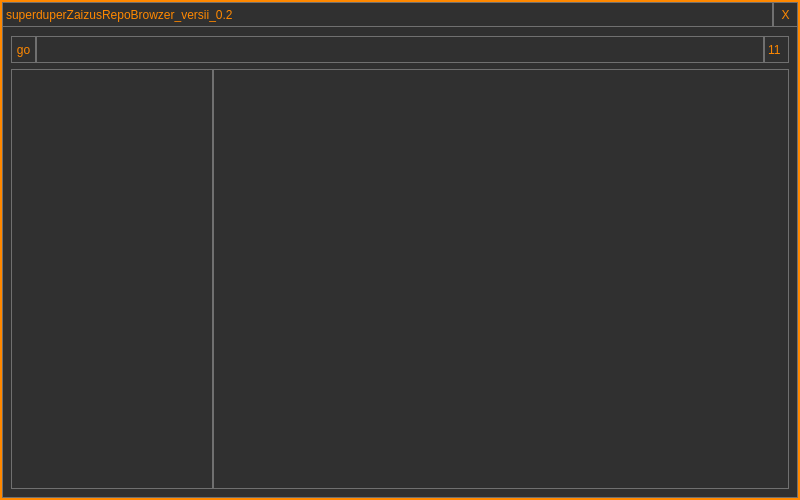
<?xml version="1.0" encoding="UTF-8"?>
<ui version="4.0">
 <class>MainForm</class>
 <widget class="QWidget" name="MainForm">
  <property name="geometry">
   <rect>
    <x>0</x>
    <y>0</y>
    <width>800</width>
    <height>500</height>
   </rect>
  </property>
  <property name="windowTitle">
   <string>Form</string>
  </property>
  <property name="styleSheet">
   <string notr="true">*
{
color: #FF8800 ;
background: #303030;
/*border: 1px solid #707070;*/
font: bold 12 &quot;Lucida Console&quot;
}

QWidget #Frame
{
/*border: 3px solid#707070;*/
border: 3px solid #FF8800;
background: #303030;

}

/*----------Content-----------*/

#ContentFileWidget
{
/*border: 1px solid red;*/
border: 1px solid #707070;
}

#InnerWidget
{
border: 1px solid #707070;
border-top: 0;

}

#ContentTreeWidget
{
border: 1px solid #707070;
max-width: 200;
}

/*----------Title---------------*/

#TitleWidget  
{
max-height: 25;
}
#TitleWidget  *
{
border: 1px solid #707070;
}

#NavigationWidget   
{
border: 1px solid #707070;
max-height: 25;
}

#NavigationWidget   *
{
border: 1px solid #707070;
max-height: 25;
}

#NavigationWidget  QTextEdit:focus
{
border: 1px solid #FF8800;
}

#TitleWidget QPushButton:hover,
#NavigationWidget  QPushButton:hover
{
border: 1px solid #FF8800;
}

#TitleWidget  QPushButton:pressed, 
#NavigationWidget  QPushButton:pressed
{
border: 1px solid #FFff55;
}
/*#TitleWidget QPushButton:checked
{
border: 1px solid #70ff70;
}*/

</string>
  </property>
  <layout class="QVBoxLayout" name="verticalLayout_2">
   <property name="spacing">
    <number>0</number>
   </property>
   <property name="leftMargin">
    <number>0</number>
   </property>
   <property name="topMargin">
    <number>0</number>
   </property>
   <property name="rightMargin">
    <number>0</number>
   </property>
   <property name="bottomMargin">
    <number>0</number>
   </property>
   <item>
    <widget class="QWidget" name="Frame" native="true">
     <property name="accessibleName">
      <string/>
     </property>
     <property name="accessibleDescription">
      <string/>
     </property>
     <property name="autoFillBackground">
      <bool>false</bool>
     </property>
     <property name="inputMethodHints">
      <set>Qt::ImhUrlCharactersOnly</set>
     </property>
     <layout class="QVBoxLayout" name="verticalLayout">
      <property name="spacing">
       <number>0</number>
      </property>
      <property name="leftMargin">
       <number>2</number>
      </property>
      <property name="topMargin">
       <number>2</number>
      </property>
      <property name="rightMargin">
       <number>2</number>
      </property>
      <property name="bottomMargin">
       <number>2</number>
      </property>
      <item>
       <widget class="QWidget" name="TitleWidget" native="true">
        <property name="maximumSize">
         <size>
          <width>16777215</width>
          <height>25</height>
         </size>
        </property>
        <layout class="QHBoxLayout" name="horizontalLayout_4">
         <property name="spacing">
          <number>0</number>
         </property>
         <property name="leftMargin">
          <number>0</number>
         </property>
         <property name="topMargin">
          <number>0</number>
         </property>
         <property name="rightMargin">
          <number>0</number>
         </property>
         <property name="bottomMargin">
          <number>0</number>
         </property>
         <item>
          <widget class="QLabel" name="TitleLabel">
           <property name="maximumSize">
            <size>
             <width>16777215</width>
             <height>25</height>
            </size>
           </property>
           <property name="font">
            <font>
             <weight>1</weight>
             <italic>false</italic>
             <bold>false</bold>
            </font>
           </property>
           <property name="text">
            <string>superduperZaizusRepoBrowzer_versii_0.2</string>
           </property>
          </widget>
         </item>
         <item>
          <widget class="QPushButton" name="TitleExitButton">
           <property name="minimumSize">
            <size>
             <width>25</width>
             <height>25</height>
            </size>
           </property>
           <property name="maximumSize">
            <size>
             <width>25</width>
             <height>16777215</height>
            </size>
           </property>
           <property name="text">
            <string>X</string>
           </property>
          </widget>
         </item>
        </layout>
       </widget>
      </item>
      <item>
       <widget class="QWidget" name="InnerWidget" native="true">
        <property name="accessibleName">
         <string/>
        </property>
        <property name="accessibleDescription">
         <string/>
        </property>
        <property name="autoFillBackground">
         <bool>false</bool>
        </property>
        <property name="inputMethodHints">
         <set>Qt::ImhUrlCharactersOnly</set>
        </property>
        <layout class="QVBoxLayout" name="verticalLayout_3">
         <item>
          <widget class="QWidget" name="NavigationWidget" native="true">
           <property name="maximumSize">
            <size>
             <width>16777215</width>
             <height>27</height>
            </size>
           </property>
           <layout class="QHBoxLayout" name="horizontalLayout_2">
            <property name="spacing">
             <number>0</number>
            </property>
            <property name="leftMargin">
             <number>0</number>
            </property>
            <property name="topMargin">
             <number>0</number>
            </property>
            <property name="rightMargin">
             <number>0</number>
            </property>
            <property name="bottomMargin">
             <number>0</number>
            </property>
            <item>
             <widget class="QPushButton" name="NavigationPushButton">
              <property name="minimumSize">
               <size>
                <width>25</width>
                <height>25</height>
               </size>
              </property>
              <property name="maximumSize">
               <size>
                <width>25</width>
                <height>27</height>
               </size>
              </property>
              <property name="text">
               <string>go</string>
              </property>
             </widget>
            </item>
            <item>
             <widget class="QTextEdit" name="NavigationTextEdit">
              <property name="maximumSize">
               <size>
                <width>16777215</width>
                <height>27</height>
               </size>
              </property>
              <property name="statusTip">
               <string>11111</string>
              </property>
              <property name="autoFillBackground">
               <bool>true</bool>
              </property>
              <property name="inputMethodHints">
               <set>Qt::ImhNone</set>
              </property>
             </widget>
            </item>
            <item>
             <widget class="QLabel" name="NavigationLabel">
              <property name="minimumSize">
               <size>
                <width>25</width>
                <height>25</height>
               </size>
              </property>
              <property name="maximumSize">
               <size>
                <width>25</width>
                <height>27</height>
               </size>
              </property>
              <property name="font">
               <font>
                <weight>1</weight>
                <italic>false</italic>
                <bold>false</bold>
               </font>
              </property>
              <property name="text">
               <string>11</string>
              </property>
             </widget>
            </item>
           </layout>
          </widget>
         </item>
         <item>
          <widget class="QWidget" name="ContentWidget" native="true">
           <property name="accessibleName">
            <string/>
           </property>
           <property name="accessibleDescription">
            <string/>
           </property>
           <property name="autoFillBackground">
            <bool>false</bool>
           </property>
           <property name="inputMethodHints">
            <set>Qt::ImhUrlCharactersOnly</set>
           </property>
           <layout class="QHBoxLayout" name="horizontalLayout">
            <property name="spacing">
             <number>0</number>
            </property>
            <property name="leftMargin">
             <number>0</number>
            </property>
            <property name="topMargin">
             <number>0</number>
            </property>
            <property name="rightMargin">
             <number>0</number>
            </property>
            <property name="bottomMargin">
             <number>0</number>
            </property>
            <item>
             <widget class="QWidget" name="ContentTreeWidget" native="true">
              <property name="accessibleName">
               <string/>
              </property>
              <property name="accessibleDescription">
               <string/>
              </property>
              <property name="autoFillBackground">
               <bool>false</bool>
              </property>
              <property name="inputMethodHints">
               <set>Qt::ImhUrlCharactersOnly</set>
              </property>
              <layout class="QHBoxLayout" name="horizontalLayout_3">
               <property name="spacing">
                <number>5</number>
               </property>
               <property name="leftMargin">
                <number>0</number>
               </property>
               <property name="topMargin">
                <number>0</number>
               </property>
               <property name="rightMargin">
                <number>0</number>
               </property>
               <property name="bottomMargin">
                <number>0</number>
               </property>
              </layout>
             </widget>
            </item>
            <item>
             <spacer name="verticalSpacer">
              <property name="orientation">
               <enum>Qt::Vertical</enum>
              </property>
              <property name="sizeHint" stdset="0">
               <size>
                <width>0</width>
                <height>412</height>
               </size>
              </property>
             </spacer>
            </item>
            <item>
             <widget class="QWidget" name="ContentFileWidget" native="true">
              <property name="accessibleName">
               <string/>
              </property>
              <property name="accessibleDescription">
               <string/>
              </property>
              <property name="autoFillBackground">
               <bool>false</bool>
              </property>
              <property name="inputMethodHints">
               <set>Qt::ImhUrlCharactersOnly</set>
              </property>
              <layout class="QHBoxLayout" name="horizontalLayout_5">
               <property name="spacing">
                <number>5</number>
               </property>
               <property name="leftMargin">
                <number>0</number>
               </property>
               <property name="topMargin">
                <number>0</number>
               </property>
               <property name="rightMargin">
                <number>0</number>
               </property>
               <property name="bottomMargin">
                <number>0</number>
               </property>
              </layout>
             </widget>
            </item>
           </layout>
          </widget>
         </item>
        </layout>
       </widget>
      </item>
     </layout>
    </widget>
   </item>
  </layout>
 </widget>
 <resources/>
 <connections/>
</ui>
